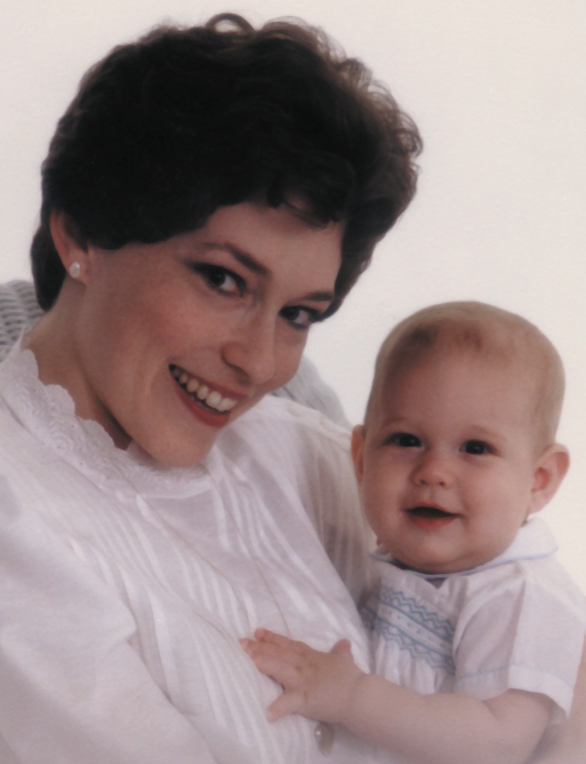
#> input picture immagini/foto_originale.tif, 586 x 764 px, found by its file name
$ python lab5_ex4.py
#> lines starting #> are read from the running program, lines starting #| are printed output that depends on the picture
import numpy as np
import skimage.io as io
import matplotlib.pyplot as plt
from skimage.color import rgb2hsv, hsv2rgb
from skimage.exposure import equalize_hist
from skimage.util import random_noise
plt.close('all')
x=np.float64(io.imread('Immagini/foto_originale.tif'))/255
plt.figure(1)
plt.imshow(x)

r=x[:,:,0]
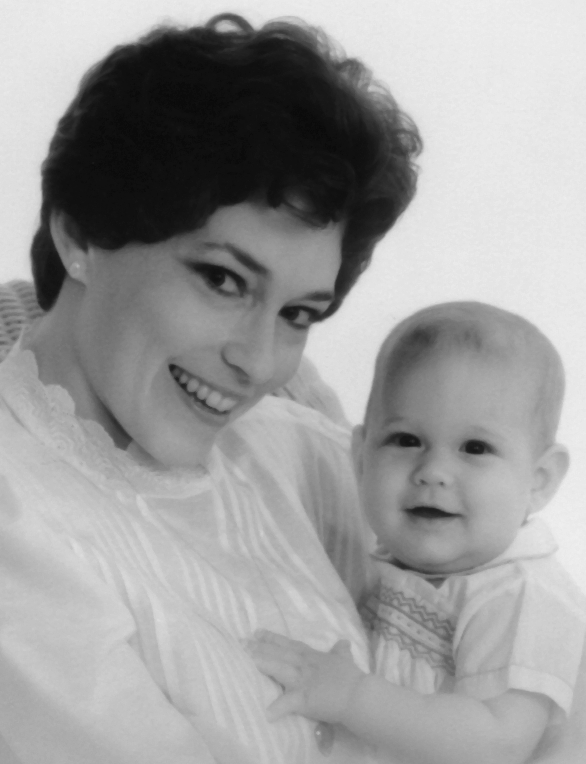
#> r: shape (764, 586) float64; min 0.0353, max 0.937, mean 0.613
g=x[:,:,1]
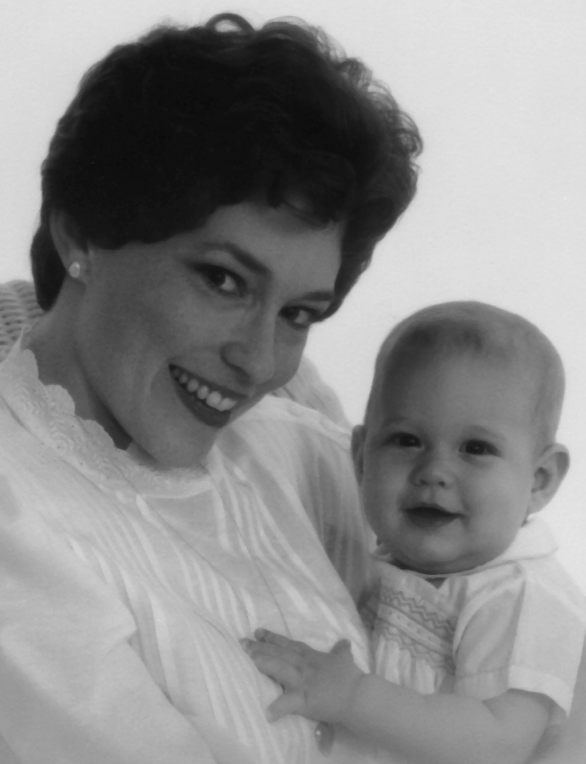
#> g: shape (764, 586) float64; min 0.0353, max 0.914, mean 0.545
b=x[:,:,2]

R=np.fft.fftshift(np.fft.fft2(r))
G=np.fft.fftshift(np.fft.fft2(g))
B=np.fft.fftshift(np.fft.fft2(b))

M,N,L=x.shape
#> M = 764; N = 586; L = 3

m= np.fft.fftshift(np.fft.fftfreq(M))
#> m = 764 values from -0.5 to 0.499
n= np.fft.fftshift(np.fft.fftfreq(N))
#> n = 586 values from -0.5 to 0.498
l,k= np.meshgrid(n,m) #l,k sono come gli assi cartesiani: x e y. quindi l sono le colonne perchè si sposta
#sull'asse x quindi nell'argomento mettiamo n,m cioè colonne, righe

H= (np.abs(l)<=0.10) & (np.abs(k)<=0.25)

plt.figure(2)
plt.imshow(H, cmap='gray')


R=R*H
G=G*H
B=B*H

r=np.real(np.fft.ifft2(np.fft.fftshift(R)))
g=np.real(np.fft.ifft2(np.fft.fftshift(G)))
b=np.real(np.fft.ifft2(np.fft.fftshift(B)))

y=np.stack((r,g,b), 2)

plt.figure(3)
plt.imshow(y)
plt.show()
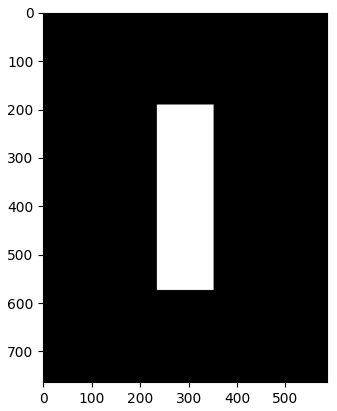
#> figure drawn by matplotlib, 1 panel


plt.show()
